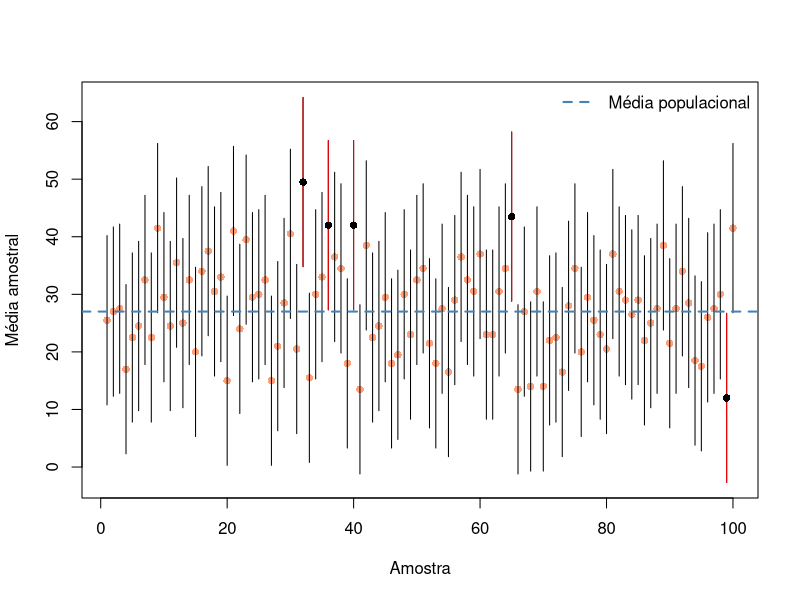

Write R code to recreate this figure.
set.seed(100)

x <- expand.grid(rep(list(LETTERS), 4))

idade <- 1:26 * 2
mu.idade <- mean(idade)
sd.muchap <- 7.5

idade.pares <- expand.grid(rep(list(idade), 4))

ind <- sample(x = 1:dim(idade.pares)[1], size = 100, replace = FALSE)
idade.amostras <- idade.pares[ind, ]

idade.media <- apply(X = idade.amostras, MARGIN = 1, FUN = mean)
intervalo.inf <- idade.media - 1.96*sd.muchap
intervalo.sup <- idade.media + 1.96*sd.muchap
vermelho <- mu.idade < intervalo.inf |  mu.idade > intervalo.sup

plot(idade.media,
     pch = 16,
     col = "lightsalmon",
     ylim = c(min(intervalo.inf), max(intervalo.sup)),
     xlab = "Amostra", ylab = "Média amostral",
     main = '')
segments(x0 = 1:100, y0 = intervalo.inf,
         x1 = 1:100, y1 = intervalo.sup)
abline(h = mu.idade, lty = 2, lwd = 2, col = "steelblue")
segments(x0 = which(vermelho), y0 = intervalo.inf[which(vermelho)],
         x1 = which(vermelho), y1 = intervalo.sup[which(vermelho)], col = "red")
points(x = which(vermelho), y = idade.media[which(vermelho)], pch = 16)
legend("topright", legend = "Média populacional", lty = 2, lwd = 2, col = "steelblue", bty = "n")
